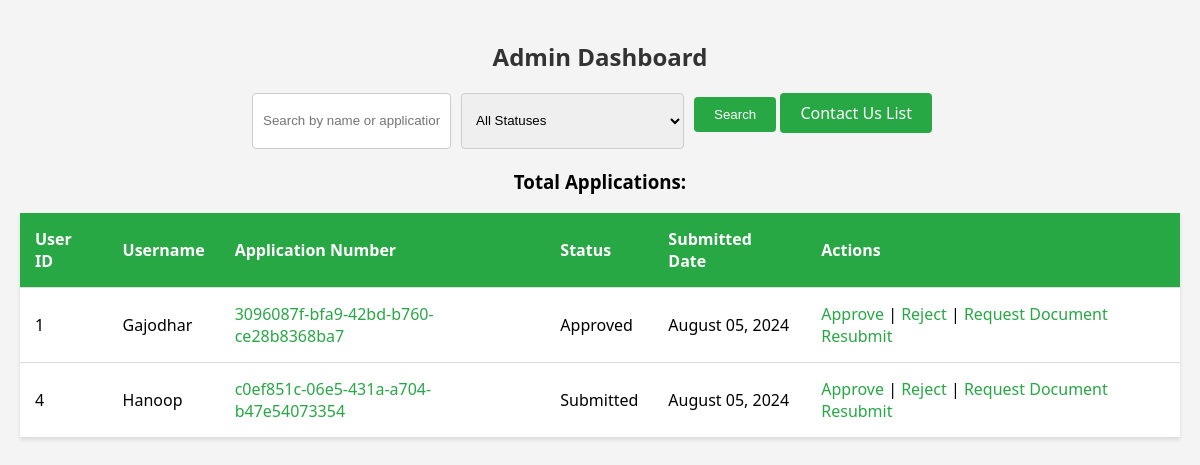
Page /admin_dashboard/ (signed in) on the earlier database version.
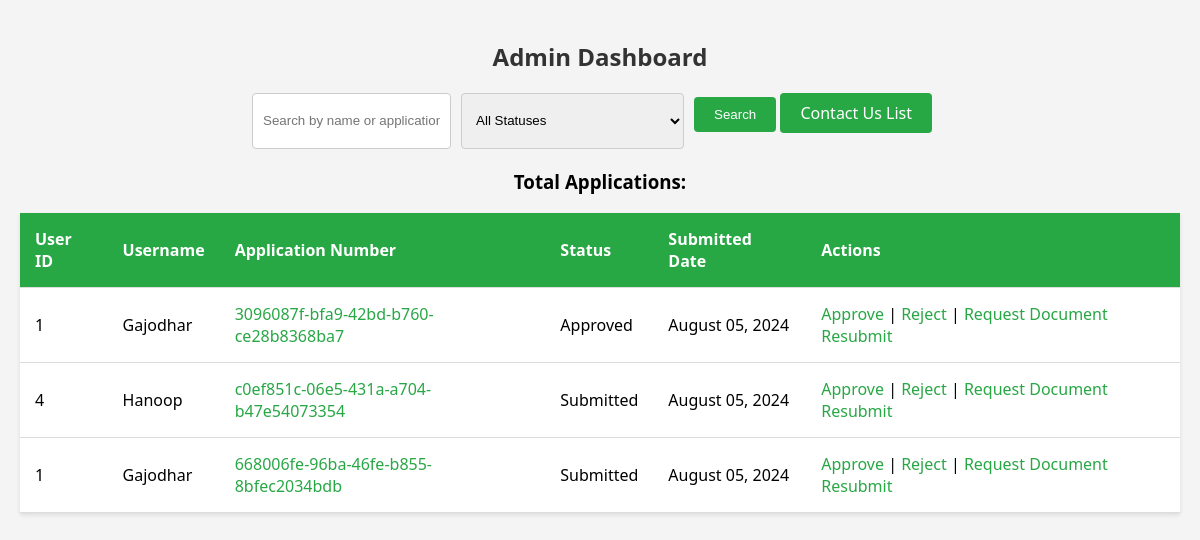
Same page on the later database version.
### myapp/models.py (models this page shows, shortened)
class BuildingPermit(models.Model):
    AREA_CHOICES = [
        ('0-0.3', '0<0.3'),
        ('0.3-0.5', '0.3<0.5'),
        ('0.5-0.7', '0.5<0.7'),
        ('0.7+', '>=0.7'),
    ]
    FLOORS_CHOICES = [
        ('1-3', '1-3'),
        ('4-6', '4-6'),
        ('7+', '>=7'),
    ]
    __application_status_options = {
        "submitted": "Submitted",
        "in progress": "In Progress",
        "approved": "Approved",
        "rejected": "Rejected",
        "additional": "Additional Document Required",
    }
    name = models.CharField(max_length=100)
    contact_number = models.CharField(max_length=15)
    mail_id = models.EmailField()
    city = models.CharField(max_length=100)
    province = models.CharField(max_length=100)
    area = models.CharField(max_length=20, choices=AREA_CHOICES)
    floors = models.CharField(max_length=20, choices=FLOORS_CHOICES)
    government_id_proof = models.FileField(upload_to=user_id_proof_path)
    land_purchase_record = models.FileField(upload_to=user_land_records_path)
    trees_required = models.PositiveIntegerField()
    application_number = models.CharField(max_length=50, default=str(uuid.uuid4()))
    application_status = models.CharField(max_length=20, choices=__application_status_options, default="submitted")
    date = models.CharField(max_length=50, default=str(datetime.now().strftime("%B %d, %Y")))
    user_id = models.PositiveIntegerField(default=1)
    usr = models.ForeignKey(CustomUser, on_delete=models.CASCADE)
    additional_document_description = models.CharField(max_length=1000, blank=True, null=True)
    additional_document_1 = models.FileField(upload_to=user_additional_document_1_path, blank=True, null=True)
    additional_document_2 = models.FileField(upload_to=user_additional_records_2_path, blank=True, null=True)

class CustomUser(AbstractUser):
    first_name = models.CharField(max_length=50, blank=True, null=True)
    last_name = models.CharField(max_length=50, blank=True, null=True)
    email = models.EmailField(unique=True)
    phone = models.CharField(max_length=10, blank=True, null=True)
    is_admin = models.BooleanField(default=False)

### myapp/views.py (the view, shortened to what this page needs)
# urls.py: path('admin_dashboard/', views.admin_dashboard, name='admin_dashboard'),
@login_required
@user_passes_test(lambda u: u.is_admin)
def admin_dashboard(request):
    search_form = SearchForm(request.GET)
    filter_form = FilterForm(request.GET)
    permits = BuildingPermit.objects.all()
    total_applications = permits.count()
    if filter_form.is_valid():
        if filter_form.cleaned_data.get('application_number'):
            permits = permits.filter(application_number=filter_form.cleaned_data['application_number'])
        if filter_form.cleaned_data.get('name'):
            permits = permits.filter(name__icontains=filter_form.cleaned_data['name'])
        if filter_form.cleaned_data.get('city'):
            permits = permits.filter(city__icontains=filter_form.cleaned_data['city'])
        if filter_form.cleaned_data.get('status'):
            permits = permits.filter(application_status=filter_form.cleaned_data['status'])
    context = {
        'search_form': search_form,
        'filter_form': filter_form,
        'permits': permits,
        'total_applications': total_applications,
    }
    return render(request, 'admin/admin_dashboard.html', {'permits': permits})

### myapp/templates/admin/admin_dashboard.html (shortened to what this page needs)
{% load static %}
<!DOCTYPE html>
<html lang="en">
<head>
    <link rel="stylesheet" type="text/css" href="{% static 'admin/admin_dashboard.css' %}">
</head>
<body>
<h2>Admin Dashboard</h2>
<form method="get" action="{% url 'myapp:admin_dashboard' %}">
    <input type="text" name="query" placeholder="Search by name or application number">
    <select name="status">
        <option value="">All Statuses</option>
    </select>
    <div class="buttons">
        <button type="submit">Search</button>
        <a href="{% url 'myapp:contact_list' %}" class="contact-us-button">Contact Us List</a>
    </div>
</form>
<h3 style="text-align: center;">Total Applications: {{ total_applications }}</h3>
<table>
    <thead>
    <tr>
        <th>User ID</th>
        <th>Username</th>
        <th>Application Number</th>
        <th>Status</th>
        <th>Submitted Date</th>
        <th>Actions</th>
    </tr>
    </thead>
    <tbody>
    {% for permit in permits %}
        <tr>
            <td>{{ permit.usr.id }}</td>
            <td>{{ permit.usr.username }}</td>
            <td><a href="{% url 'myapp:admin_application_details' permit.id %}">{{ permit.application_number }}</a></td>
            <td>{{ permit.get_application_status_display }}</td>
            <td>{{ permit.date }}</td>
            <td>
                <a href="{% url 'myapp:admin_approve_permit' permit.id %}">Approve</a> |
                <a href="{% url 'myapp:admin_reject_permit' permit.id %}">Reject</a> |
                <a href="{% url 'myapp:admin_request_document_resubmit' permit.id %}">Request Document Resubmit</a>
            </td>
        </tr>
    {% endfor %}
    </tbody>
</table>
</body>
</html>

Differences in the rows shown:
added BuildingPermit: usr.id "1", usr.username "Gajodhar", application_number "668006fe-96ba-46fe-b855-8bfec2034bdb", application_status "Submitted", date "August 05, 2024"
